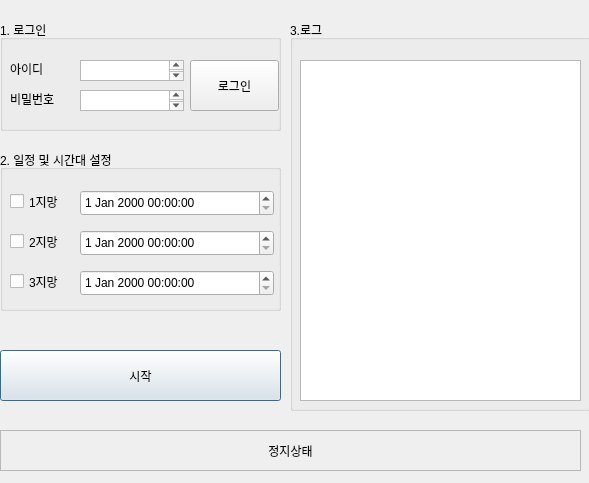
<?xml version="1.0" encoding="UTF-8"?>
<ui version="4.0">
 <class>GolfBooking</class>
 <widget class="QDialog" name="GolfBooking">
  <property name="geometry">
   <rect>
    <x>0</x>
    <y>0</y>
    <width>589</width>
    <height>483</height>
   </rect>
  </property>
  <property name="sizePolicy">
   <sizepolicy hsizetype="Ignored" vsizetype="Ignored">
    <horstretch>0</horstretch>
    <verstretch>0</verstretch>
   </sizepolicy>
  </property>
  <property name="windowTitle">
   <string>Dialog</string>
  </property>
  <widget class="QGroupBox" name="groupBox">
   <property name="geometry">
    <rect>
     <x>0</x>
     <y>20</y>
     <width>281</width>
     <height>111</height>
    </rect>
   </property>
   <property name="title">
    <string>1. 로그인</string>
   </property>
   <widget class="QLabel" name="label">
    <property name="geometry">
     <rect>
      <x>10</x>
      <y>40</y>
      <width>51</width>
      <height>17</height>
     </rect>
    </property>
    <property name="text">
     <string>아이디</string>
    </property>
   </widget>
   <widget class="QLabel" name="label_2">
    <property name="geometry">
     <rect>
      <x>10</x>
      <y>70</y>
      <width>67</width>
      <height>17</height>
     </rect>
    </property>
    <property name="text">
     <string>비밀번호</string>
    </property>
   </widget>
   <widget class="QPlainTextEdit" name="password">
    <property name="geometry">
     <rect>
      <x>80</x>
      <y>70</y>
      <width>104</width>
      <height>21</height>
     </rect>
    </property>
    <property name="sizePolicy">
     <sizepolicy hsizetype="Expanding" vsizetype="Fixed">
      <horstretch>0</horstretch>
      <verstretch>0</verstretch>
     </sizepolicy>
    </property>
   </widget>
   <widget class="QPlainTextEdit" name="id">
    <property name="geometry">
     <rect>
      <x>80</x>
      <y>40</y>
      <width>104</width>
      <height>21</height>
     </rect>
    </property>
   </widget>
   <widget class="QPushButton" name="login">
    <property name="geometry">
     <rect>
      <x>190</x>
      <y>40</y>
      <width>89</width>
      <height>51</height>
     </rect>
    </property>
    <property name="text">
     <string>로그인</string>
    </property>
    <property name="default">
     <bool>true</bool>
    </property>
    <property name="flat">
     <bool>false</bool>
    </property>
   </widget>
  </widget>
  <widget class="QCheckBox" name="checkBox_3">
   <property name="geometry">
    <rect>
     <x>10</x>
     <y>270</y>
     <width>61</width>
     <height>23</height>
    </rect>
   </property>
   <property name="text">
    <string>3지망</string>
   </property>
  </widget>
  <widget class="QPushButton" name="start">
   <property name="geometry">
    <rect>
     <x>0</x>
     <y>350</y>
     <width>281</width>
     <height>51</height>
    </rect>
   </property>
   <property name="text">
    <string>시작</string>
   </property>
   <property name="default">
    <bool>true</bool>
   </property>
  </widget>
  <widget class="QGroupBox" name="groupBox_2">
   <property name="geometry">
    <rect>
     <x>0</x>
     <y>150</y>
     <width>281</width>
     <height>161</height>
    </rect>
   </property>
   <property name="title">
    <string>2. 일정 및 시간대 설정</string>
   </property>
   <widget class="QCheckBox" name="checkBox_2">
    <property name="geometry">
     <rect>
      <x>10</x>
      <y>80</y>
      <width>61</width>
      <height>23</height>
     </rect>
    </property>
    <property name="text">
     <string>2지망</string>
    </property>
   </widget>
   <widget class="QCheckBox" name="checkBox_1">
    <property name="geometry">
     <rect>
      <x>10</x>
      <y>40</y>
      <width>61</width>
      <height>23</height>
     </rect>
    </property>
    <property name="text">
     <string>1지망</string>
    </property>
   </widget>
   <widget class="QDateTimeEdit" name="dateTimeEdit_1">
    <property name="geometry">
     <rect>
      <x>80</x>
      <y>40</y>
      <width>194</width>
      <height>26</height>
     </rect>
    </property>
   </widget>
   <widget class="QDateTimeEdit" name="dateTimeEdit_2">
    <property name="geometry">
     <rect>
      <x>80</x>
      <y>80</y>
      <width>194</width>
      <height>26</height>
     </rect>
    </property>
   </widget>
   <widget class="QDateTimeEdit" name="dateTimeEdit_3">
    <property name="geometry">
     <rect>
      <x>80</x>
      <y>120</y>
      <width>194</width>
      <height>26</height>
     </rect>
    </property>
   </widget>
  </widget>
  <widget class="QPlainTextEdit" name="log">
   <property name="geometry">
    <rect>
     <x>300</x>
     <y>60</y>
     <width>281</width>
     <height>341</height>
    </rect>
   </property>
  </widget>
  <widget class="QGroupBox" name="groupbox">
   <property name="geometry">
    <rect>
     <x>290</x>
     <y>20</y>
     <width>301</width>
     <height>391</height>
    </rect>
   </property>
   <property name="title">
    <string>3.로그</string>
   </property>
  </widget>
  <widget class="QLabel" name="status">
   <property name="enabled">
    <bool>true</bool>
   </property>
   <property name="geometry">
    <rect>
     <x>0</x>
     <y>430</y>
     <width>581</width>
     <height>41</height>
    </rect>
   </property>
   <property name="frameShape">
    <enum>QFrame::StyledPanel</enum>
   </property>
   <property name="text">
    <string>정지상태</string>
   </property>
   <property name="alignment">
    <set>Qt::AlignCenter</set>
   </property>
  </widget>
  <zorder>groupbox</zorder>
  <zorder>groupBox_2</zorder>
  <zorder>groupBox</zorder>
  <zorder>checkBox_3</zorder>
  <zorder>start</zorder>
  <zorder>log</zorder>
  <zorder>status</zorder>
 </widget>
 <resources/>
 <connections/>
</ui>
